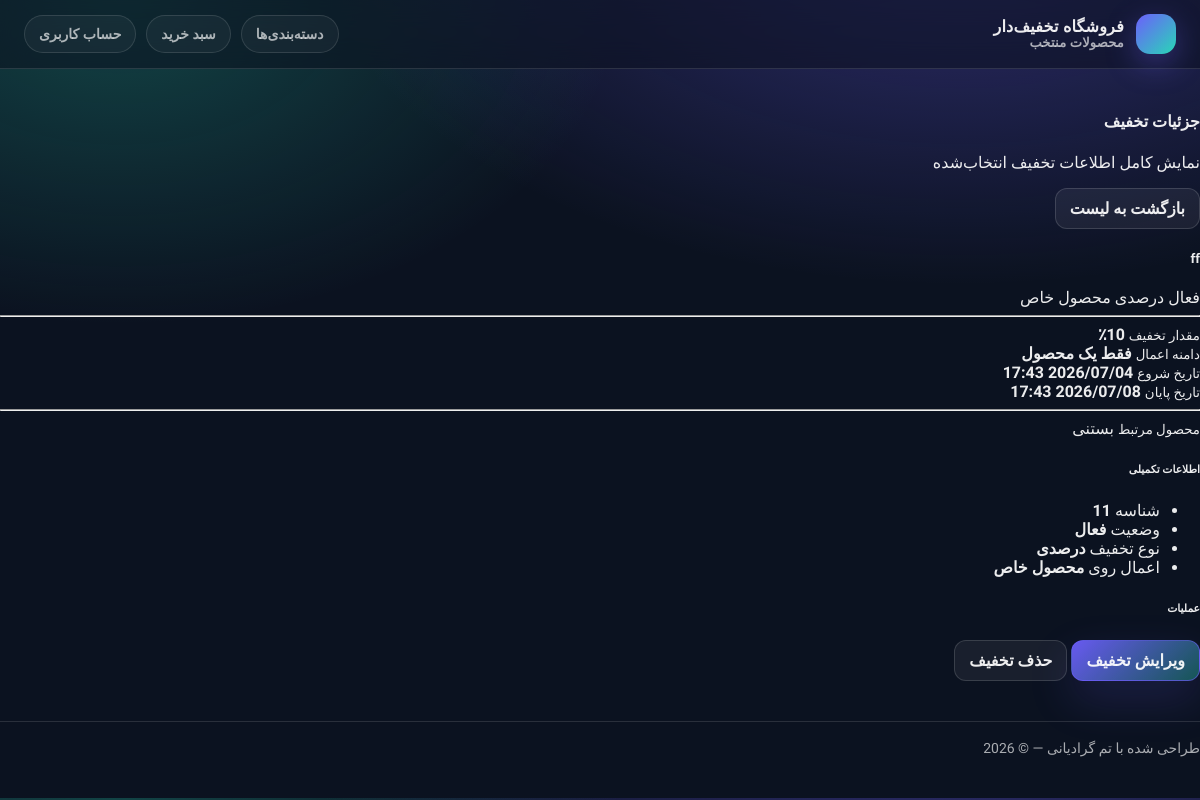
Page /coupon/coupon-detail/11/ (signed in) on the earlier database version.
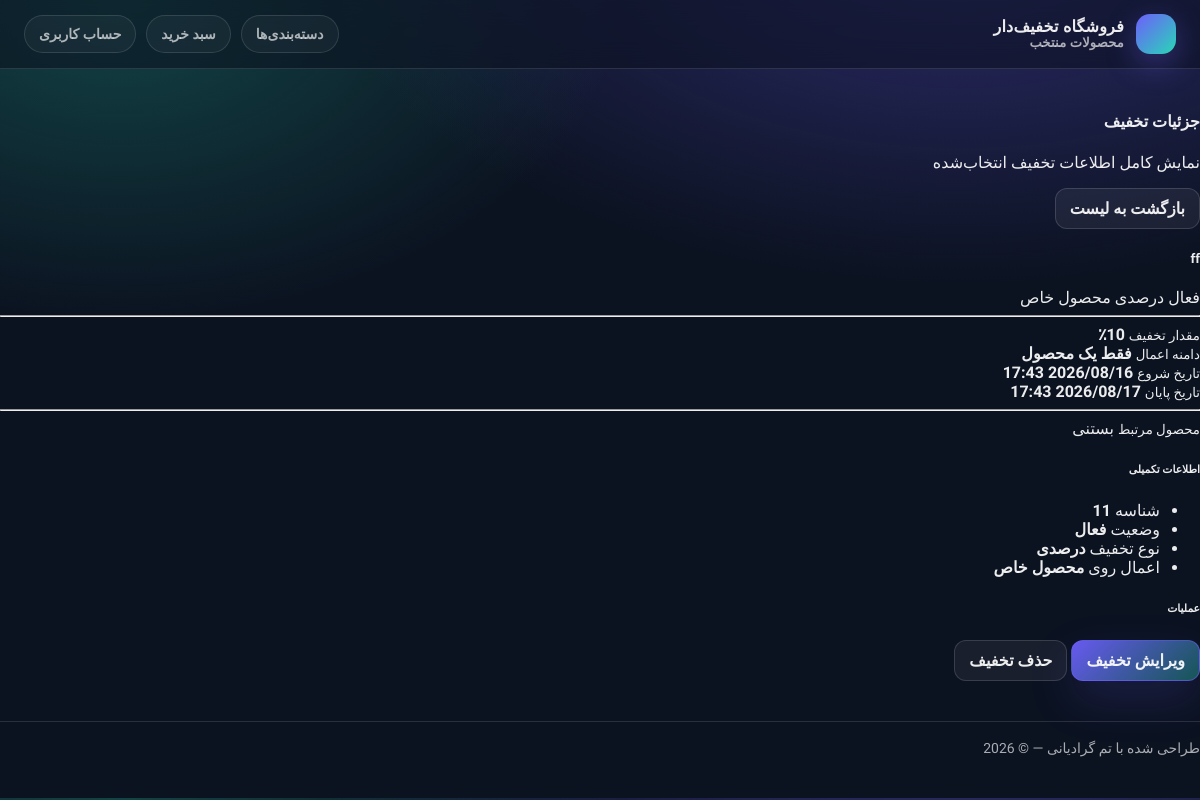
Same page on the later database version.
### coupon/models.py (models this page shows, shortened)
class Discount(models.Model):
    APPLY_TO_CHOICES = (
        ('all', 'همه مجصولات'),
        ('product', 'یک محصول'),
        ('category', 'یک دسته'),
    )
    DISCOUNT_TYPE_CHOICES = (
        ('percent', 'درصدی'),
        ('amount', 'تومانی')
    )
    title = models.CharField(max_length=100, verbose_name="عنوان کمپین")
    apply_to = models.CharField(max_length=20, choices=APPLY_TO_CHOICES, default='all', verbose_name='اعمال روی')
    discount_type = models.CharField(max_length=10, choices=DISCOUNT_TYPE_CHOICES, verbose_name='نوع تخفثف')
    value = models.PositiveIntegerField(default=0, verbose_name='مقدار تخفیف')
    is_active = models.BooleanField(default=True)
    start_date = models.DateTimeField(null=True, blank=True)
    end_date = models.DateTimeField(null=True, blank=True)
    product = models.ForeignKey(Product, null=True, blank=True, on_delete=models.CASCADE, verbose_name='محصول')
    category = models.ForeignKey(Category, null=True, blank=True, on_delete=models.CASCADE, verbose_name='دسته بندی')
    created_at = models.DateTimeField(auto_now_add=True)
    updated_at = models.DateTimeField(auto_now=True)

### catalog/models.py (models this page shows, shortened)
class Product(models.Model):
    category = models.ForeignKey(Category, on_delete=models.CASCADE, related_name='products', verbose_name="category")
    name = models.CharField(max_length=100, verbose_name="اسم")
    slug = models.SlugField(max_length=100, unique=True, verbose_name="slug")
    description = models.TextField(verbose_name="توضیحات")
    price = models.PositiveIntegerField(default=0, verbose_name="قیمت")
    inventory = models.PositiveIntegerField(default=0, verbose_name="مقدار")
    weight = models.PositiveIntegerField(default=0, verbose_name="وزن")
    created_at = models.DateTimeField(auto_now_add=True)
    updated_at = models.DateTimeField(auto_now=True)
    class Meta:
        verbose_name_plural = "Products"
        ordering = ["name"]
        indexes = [
            models.Index(fields=['name', 'id']),
            models.Index(fields=['slug']),
            models.Index(fields=['created_at']),
        ]

### coupon/views.py (the view)
# urls.py: path('coupon-detail/<int:pk>/',views.CouponDetail.as_view(), name='coupon_detail'),
class CouponDetail(UserPassesTestMixin, generic.DetailView):
    model = Discount
    context_object_name = 'discount'
    template_name = 'coupon/coupon_detail.html'
    success_url = reverse_lazy('catalog:product_list')
    def test_func(self):
        return self.request.user.is_superuser

### cart/context_processors.py (called while the page is built)
def cart(request):
    return {'cart': Cart(request)}

### coupon/templates/coupon/coupon_detail.html (shortened to what the changed rows need)
{% extends 'parent/base.html' %}
{% block content %}
<div class="container-fluid py-4">
    <div class="row">
        <div class="col-lg-8 mb-4">
            <div class="card shadow-sm border-0">
                <div class="card-body">
                    <div class="d-flex justify-content-between align-items-start mb-4">
                        <div>
                            <h5 class="fw-bold mb-1">{{ discount.title }}</h5>
                            <div class="d-flex gap-2 flex-wrap">
                                {% if discount.is_active %}
                                <span class="badge bg-success">فعال</span>
                                {% else %}
                                <span class="badge bg-danger">غیرفعال</span>
                                {% endif %}
                                {% if discount.discount_type == 'percent' %}
                                <span class="badge bg-info text-dark">درصدی</span>
                                {% else %}
                                <span class="badge bg-warning text-dark">مبلغی</span>
                                {% endif %}
                                {% if discount.apply_to == 'all' %}
                                <span class="badge bg-primary">همه محصولات</span>
                                {% elif discount.apply_to == 'product' %}
                                <span class="badge bg-secondary">محصول خاص</span>
                                {% elif discount.apply_to == 'category' %}
                                <span class="badge bg-dark">دسته خاص</span>
                                {% endif %}
                            </div>
                        </div>
                    </div>
                    <div class="row g-3">
                        <div class="col-md-6">
                            <div class="p-3 bg-light rounded">
                                <small class="text-muted d-block">مقدار تخفیف</small>
                                <strong>
                                    {% if discount.discount_type == 'percent' %}
                                    {{ discount.value }}٪
                                    {% else %}
                                    {{ discount.value }} تومان
                                    {% endif %}
                                </strong>
                            </div>
                        </div>
                        <div class="col-md-6">
                            <div class="p-3 bg-light rounded">
                                <small class="text-muted d-block">تاریخ شروع</small>
                                <strong>
                                    {% if discount.start_date %}
                                    {{ discount.start_date|date:"Y/m/d H:i" }}
                                    {% else %}
                                    -
                                    {% endif %}
                                </strong>
                            </div>
                        </div>
                        <div class="col-md-6">
                            <div class="p-3 bg-light rounded">
                                <small class="text-muted d-block">تاریخ پایان</small>
                                <strong>
                                    {% if discount.end_date %}
                                    {{ discount.end_date|date:"Y/m/d H:i" }}
                                    {% else %}
                                    -
                                    {% endif %}
                                </strong>
                            </div>
                        </div>
                    </div>
                    {% if discount.apply_to == 'product' and discount.product %}
                    <hr>
                    <div class="mt-3">
                        <small class="text-muted d-block mb-1">محصول مرتبط</small>
                        <a href="{% url 'catalog:product_detail' discount.product.id %}" class="text-decoration-none">
                            {{ discount.product.name }}
                        </a>
                    </div>
                    {% endif %}
                </div>
            </div>
        </div>
        <div class="col-lg-4 mb-4">
            <div class="card shadow-sm border-0 mb-3">
                <div class="card-body">
                    <ul class="list-group list-group-flush">
                        <li class="list-group-item d-flex justify-content-between px-0">
                            <span>شناسه</span>
                            <strong>{{ discount.id }}</strong>
                        </li>
                    </ul>
                </div>
            </div>
        </div>
    </div>
</div>
{% endblock %}

Differences in the rows shown:
changed Discount "ff": start_date "2026/07/04 17:43" → "2026/08/16 17:43"; end_date "2026/07/08 17:43" → "2026/08/17 17:43"
